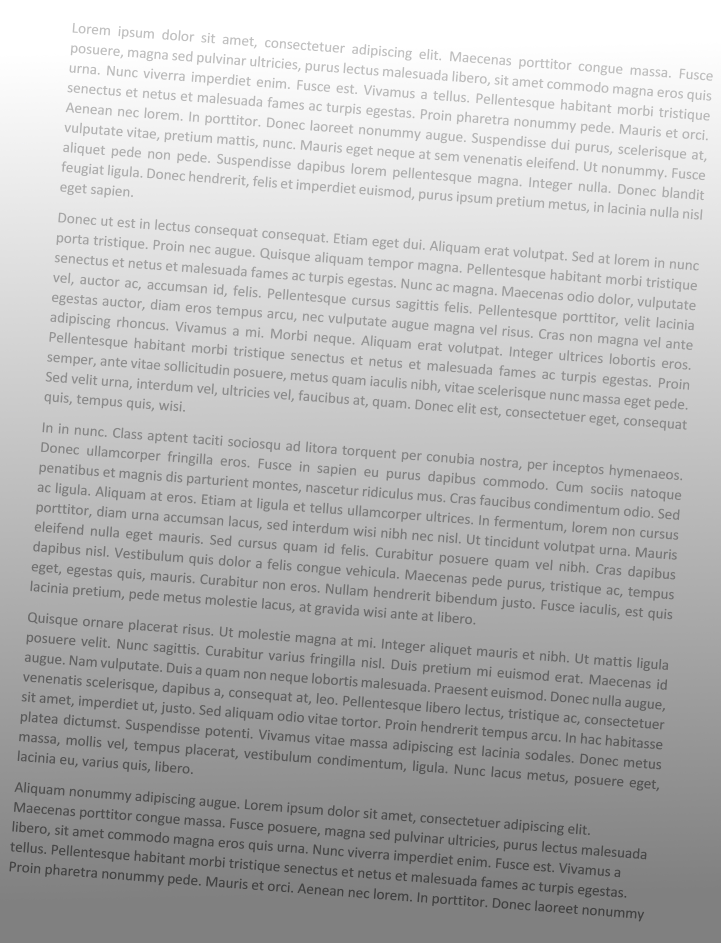
#> input picture lines_processor/case-9.jpg, 1442 x 1885 px, given in place of case-4.jpg, which was not available (shown at 1/2 size)
$ python lines.py
#> lines starting #> are read from the running program, lines starting #| are printed output that depends on the picture; after the words box and inside, x2 and y2 are one past the last pixel; in counts of white or black regions, pixels touching at a corner belong together; long printed decimals are rounded; pictures that were not available may be replaced by others from this repository, and a replacement may not be noted
'''
There are a sequence of steps to achieve this:

    Find the optimum threshold to binarize your image. I used Otsu threshold.
    Find the suitable morphological operation that will form a single region along the horizontal direction. Choose a kernel that is larger in width than the height.
    Draw bounding boxes over the resulting contours

https://pyimagesearch.com/2017/02/20/text-skew-correction-opencv-python/ deskew text in an image
'''

import cv2
import numpy as np


path = "case-17.jpg"  # 41 r
path = "case-16.jpg"  # 41 contours problem
path = "Case_10.png" # 29 ok
path = "case-0.png"  # 8
path = "case-15.jpg"  # 29 r problem
path = "case-6.jpg"  # 38
path = "case-3.jpg"  # 18 r
path = "case-4.jpg"  # 28


img = cv2.imread(path)
#> img is the input picture: shape (1885, 1442, 3); mean B, G, R 184.8, 184.8, 184.8
gray = cv2.cvtColor(img, cv2.COLOR_BGR2GRAY)

#cv2.imshow('gray',gray )


#gaussian blur #dont know if it's needed
kernel = np.ones((4,4),np.float32)/16
dst = cv2.filter2D(gray,-1,kernel)

cv2.imshow('blurred',dst )


#--- performing Otsu threshold ---
ret,thresh1 = cv2.threshold(dst, 0, 255,cv2.THRESH_OTSU|cv2.THRESH_BINARY_INV)
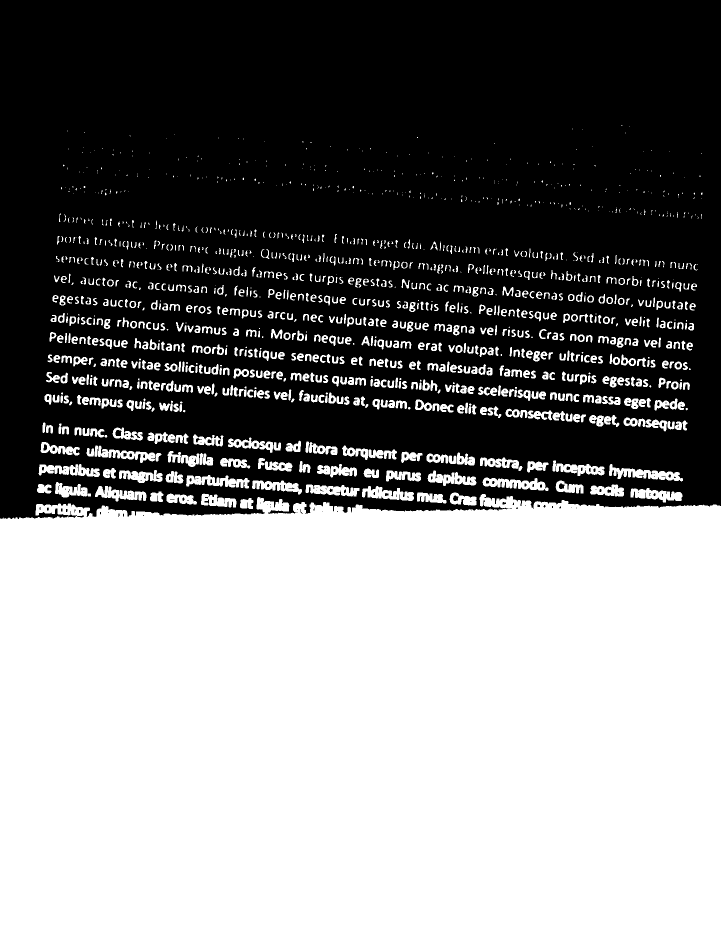
#> thresh1: shape (1885, 1442) (shown at 1/2 size); 50.7% white; 394 black regions (257 under 20 px), largest, box (x1, y1, x2, y2) and area: (0, 0, 1442, 1038) 1331653, (231, 860, 243, 872) 122, (1118, 967, 1129, 978) 95
#> ret = 185

cv2.imshow('thresh1', thresh1)


# detecting the angle
coords = np.column_stack(np.where(thresh1>0))
#> coords = 1379029 pairs, first value 250 to 1884, second value 0 to 1441

angle = cv2.minAreaRect(coords)[-1]
#> angle = -90


if angle >30: #nemam ideju šta sam uradila
    angle = (angle-90)
if angle < -45:
    angle = -(90 + angle)
#> angle = 0
else:
    angle = -angle


print(angle, "angle")
#| -0.0 angle


#rotating the image
(h, w) = img.shape[:2]
#> h = 1885; w = 1442
center = (w//2, h//2)
#> center = (721, 942)
M = cv2.getRotationMatrix2D(center, angle, 1.0)
#> M = [[1, 0, 0], [0, 1, 0]]
rotated = cv2.warpAffine(thresh1, M, (w, h), flags = cv2.INTER_CUBIC, borderMode=cv2.BORDER_REPLICATE)
final = cv2.warpAffine(img, M, (w, h), flags = cv2.INTER_CUBIC, borderMode=cv2.BORDER_REPLICATE)

#cv2.imshow('rotated', rotated)


#dilation
rect_kernel = cv2.getStructuringElement(cv2.MORPH_CROSS, (50, 4))

dilation = cv2.dilate(rotated, rect_kernel, iterations = 1)
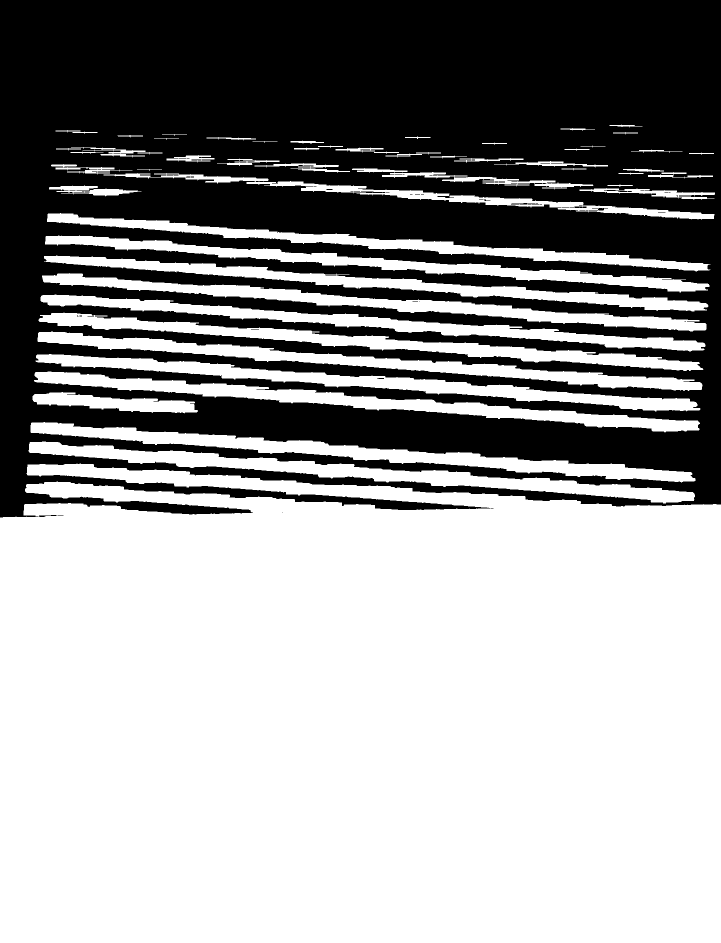
#> dilation: shape (1885, 1442) (shown at 1/2 size); 60.3% white; 73 black regions (53 under 20 px)

cv2.imshow('dilation', dilation)

#finding the contoursyhg
contours, hierarchy = cv2.findContours(dilation, cv2.RETR_EXTERNAL, cv2.CHAIN_APPROX_NONE)
#> contours = 59 contours, 6 with area under 20; largest, box (x1, y1, x2, y2) and area: (0, 927, 1442, 1885) 1289240, (57, 883, 1390, 1007) 30662, (61, 844, 1391, 965) 29962, (68, 743, 1400, 865) 28878, (71, 708, 1401, 823) 27720


im2 = final #img.copy()
for cnt in contours:
        x, y, w, h = cv2.boundingRect(cnt)
        cv2.rectangle(im2, (x, y), (x + w, y + h), (0, 255, 0), 2)
#> this loop made 59 passes
#> (x, y, w, h) on passes 1 to 12: (0, 927, 1442, 958), (57, 883, 1333, 124), (61, 844, 1330, 121), (65, 784, 331, 43), (68, 743, 1332, 122), (71, 708, 1330, 115), (75, 663, 1330, 119), (77, 625, 1330, 117), (81, 589, 1330, 114), (84, 546, 1329, 117), (88, 511, 1329, 112), (90, 471, 1329, 114)
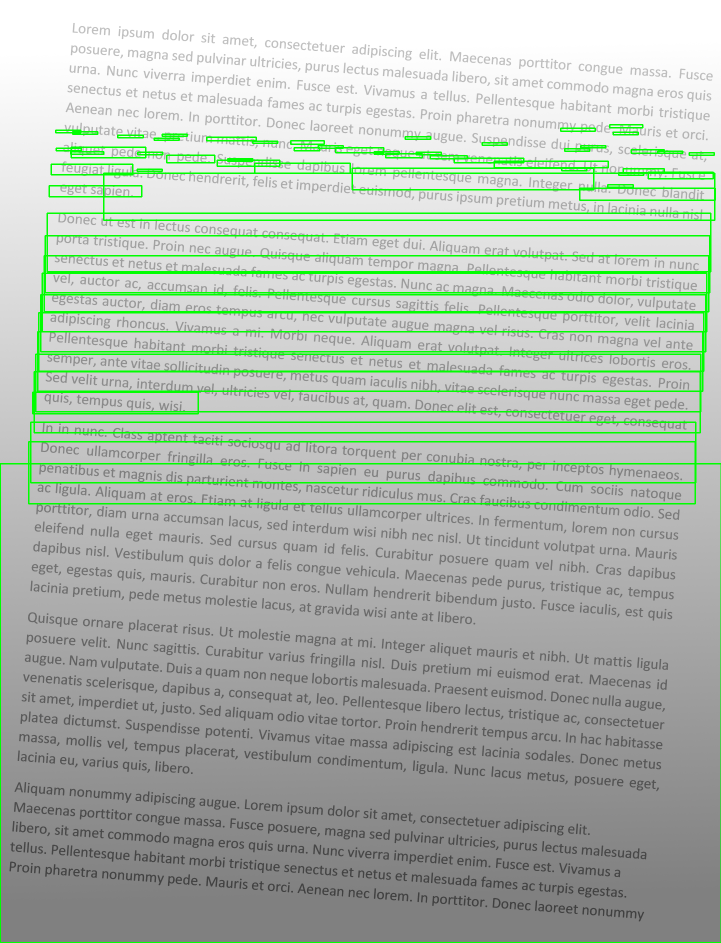
#> im2: shape (1885, 1442, 3) (shown at 1/2 size); 4.76% of pixels changed, all inside (x1, y1, x2, y2) = (0, 248, 1442, 1885)
cv2.imshow('final', im2)

cv2.waitKey(10000)
cv2.destroyAllWindows()

print(len(contours), "broj kontura")
#| 59 broj kontura
cntsSorted = sorted(contours, key=lambda x: cv2.contourArea(x))
#> cntsSorted has the same summary as contours

for cnt in cntsSorted:
    #print(cv2.contourArea(cnt))

    area = cv2.contourArea(cnt)
    x,y,w,h = cv2.boundingRect(cnt)
    print(x, y)
    # rect_area = w*h
    # extent = float(area)/rect_area
    # equi_diameter = np.sqrt(4*area/np.pi)

    pass
#> this loop made 59 passes
#> (area, x, y, w, h) on passes 7 to 18: (51, 1237, 345, 50, 5), (51, 1123, 336, 50, 5), (51, 455, 317, 50, 5), (51, 1378, 305, 50, 5), (51, 832, 304, 50, 5), (51, 275, 304, 50, 5), (51, 748, 303, 50, 5), (51, 1129, 297, 50, 5), (51, 112, 296, 50, 5), (51, 636, 291, 50, 5), (51, 964, 285, 50, 5), (51, 1226, 264, 50, 5)
#| 274 338
#| 1315 302
#| 1161 291
#| 505 282
#| 308 276
#| 324 268
#| 1237 345
#| 1123 336
#> (further printed lines are left out)

$ run again, on lines_processor/case-1.png
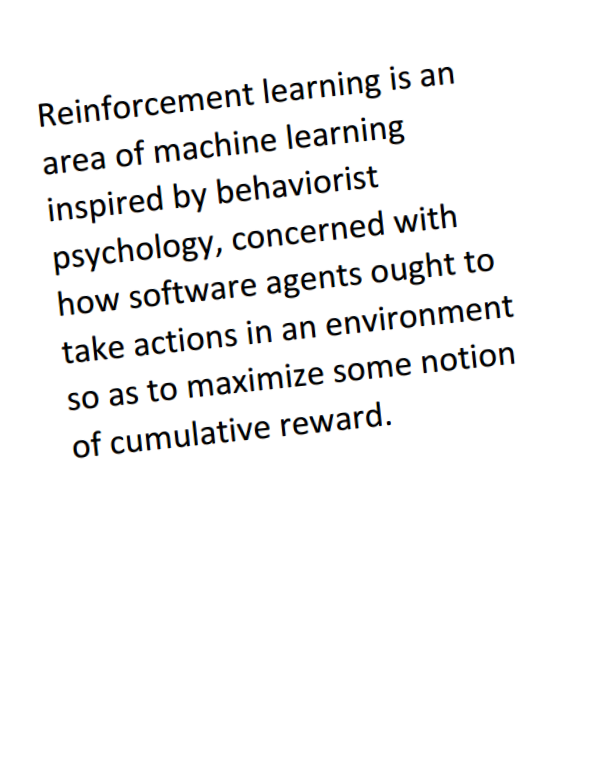
#> input picture lines_processor/case-1.png, 602 x 780 px, given in place of case-4.jpg, which was not available
#> img is the input picture: shape (780, 602, 3); mean B, G, R 243.5, 243.5, 243.5
#> `ret,thresh1 = cv2.threshold(dst, 0, 255,cv2.THRESH_OTSU|cv2.THRESH_BIN..`:
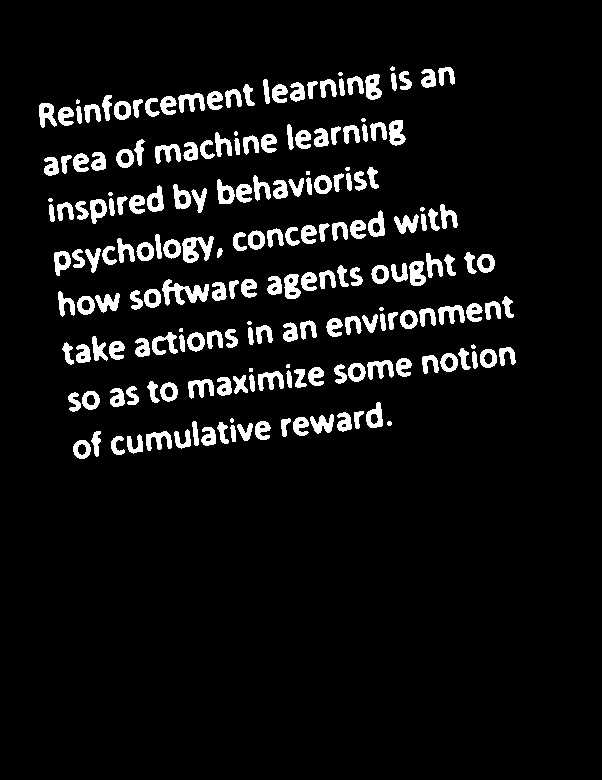
#> thresh1: shape (780, 602); 7.1% white; 197 white regions (17 under 20 px)
#> ret = 184
#> coords = 33129 pairs, first value 66 to 458, second value 39 to 515
#> `angle = cv2.minAreaRect(coords)[-1]`: angle = -84.05
#> `angle = -(90 + angle)`: angle = -5.95
#| -5.947 angle
#> M = [[0.995, -0.104, 42.03], [0.104, 0.995, -29.09]]
#> contours = 8 contours; box (x1, y1, x2, y2) and area: (43, 263, 533, 302) 12731, (42, 313, 548, 345) 12440, (44, 74, 513, 113) 12278, (43, 217, 501, 256) 12047, (43, 360, 544, 392) 11721, (43, 169, 427, 207) 10902, (43, 122, 458, 161) 10782, (43, 407, 415, 440) 9182
#> the loop `for cnt in contours:` made 8 passes
#> (x, y, w, h) on passes 1 to 8: (43, 407, 372, 33), (43, 360, 501, 32), (42, 313, 506, 32), (43, 263, 490, 39), (43, 217, 458, 39), (43, 169, 384, 38), (43, 122, 415, 39), (44, 74, 469, 39)
#> after the loop `for cnt in contours:`:
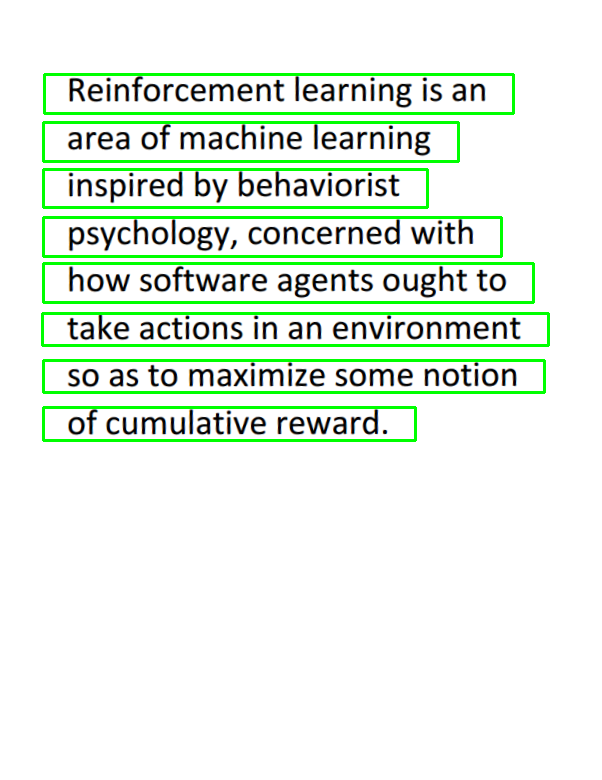
#> im2: shape (780, 602, 3); mean B, G, R 230.8, 243.4, 230.8
#| 8 broj kontura
#> cntsSorted has the same summary as contours
#> the loop `for cnt in cntsSorted:` made 8 passes
#> (area, x, y, w, h) on passes 1 to 8: (9182, 43, 407, 372, 33), (10782, 43, 122, 415, 39), (10902, 43, 169, 384, 38), (11721, 43, 360, 501, 32), (12047, 43, 217, 458, 39), (12277.5, 44, 74, 469, 39), (12439.5, 42, 313, 506, 32), (12731, 43, 263, 490, 39)
#> (printed output is left out)
